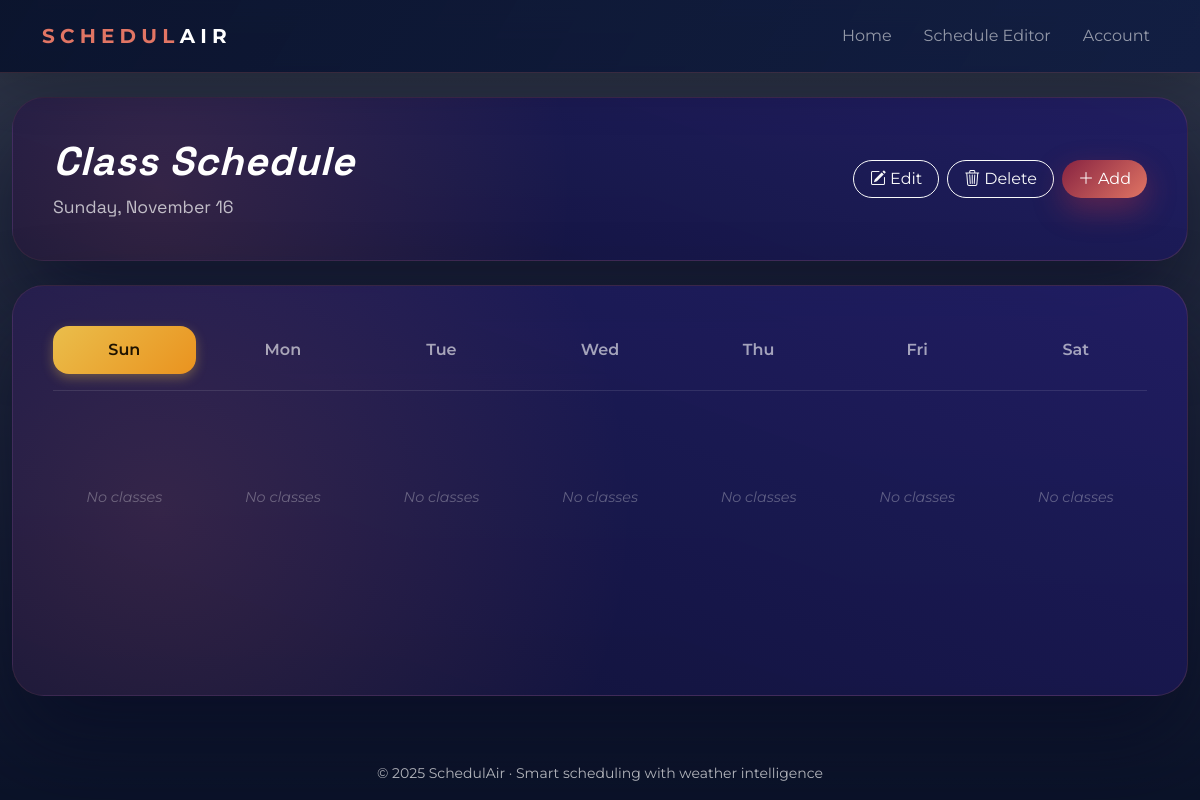
/editor/ (signed in), run on an earlier commit of the app's database.
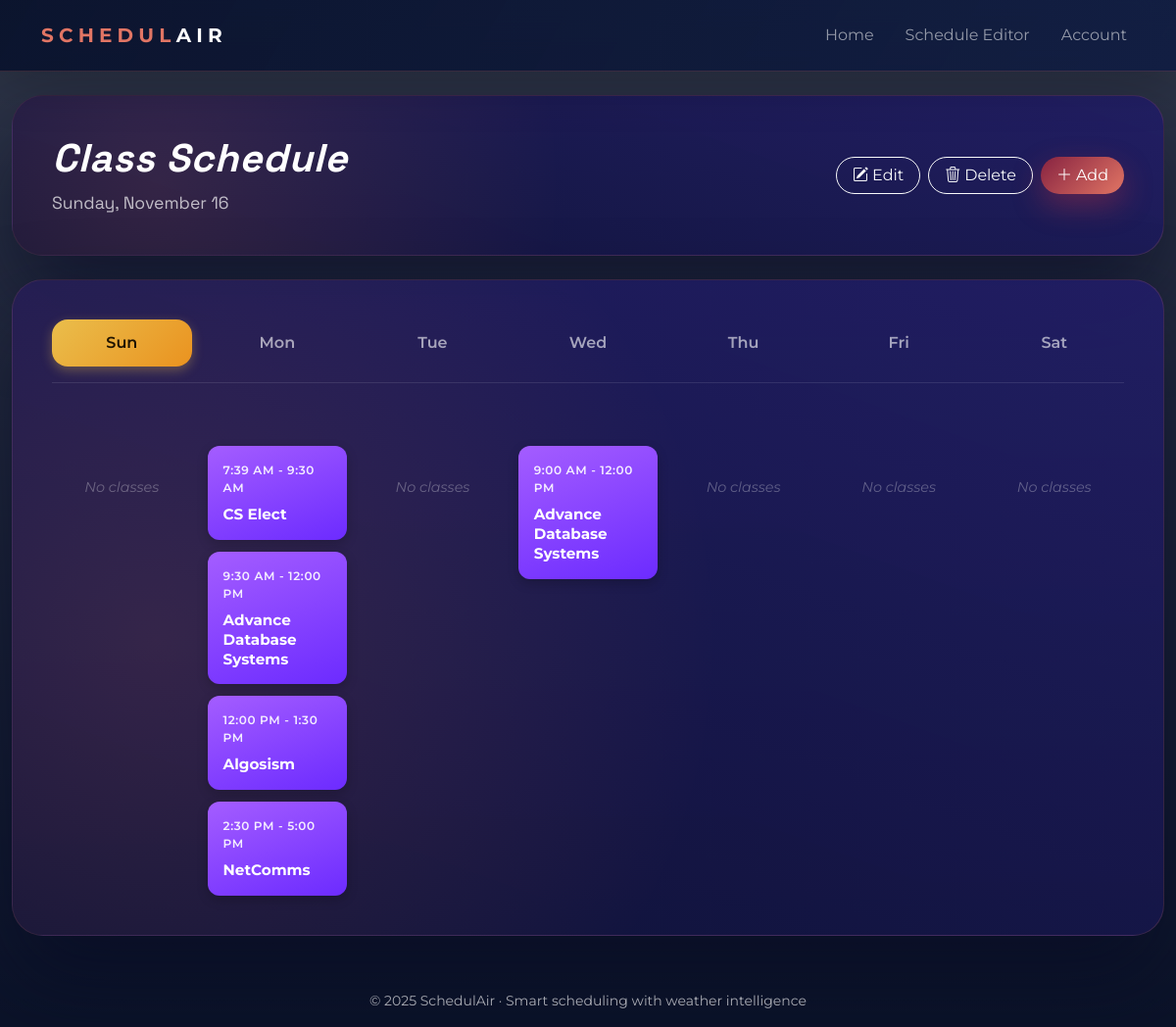
And on a later commit of the database.
### scheduler/models.py (models this page shows, shortened)
class ClassSchedule(models.Model):
    subject = models.ForeignKey(Subject, on_delete=models.CASCADE, related_name='class_schedule')
    day_of_week = models.CharField(
        max_length=10,
        choices=[
            ('MON', 'Monday'),
            ('TUE', 'Tuesday'),
            ('WED', 'Wednesday'),
            ('THU', 'Thursday'),
            ('FRI', 'Friday'),
            ('SAT', 'Saturday'),
            ('SUN', 'Sunday'),
        ]
    )
    start_time = models.TimeField()
    end_time = models.TimeField()

class Subject(models.Model):
    user = models.ForeignKey(User, on_delete=models.CASCADE, related_name='subjects')
    name = models.CharField(max_length=50)
    teacher = models.CharField(max_length=50)

### scheduler/views.py (the view, shortened to what this page needs)
# urls.py: path('editor/', views.editor, name='editor'),
@login_required
def editor(request):
    current_date = datetime.now().strftime("%A, %B %d")
    current_day_abbr = datetime.now().strftime("%a")
    subjects = Subject.objects.filter(user=request.user)
    days_of_week = ["Sun", "Mon", "Tue", "Wed", "Thu", "Fri", "Sat"]
    sun_classes = ClassSchedule.objects.filter(day_of_week="SUN", subject__user=request.user).order_by('start_time')
    mon_classes = ClassSchedule.objects.filter(day_of_week="MON", subject__user=request.user).order_by('start_time')
    tue_classes = ClassSchedule.objects.filter(day_of_week="TUE", subject__user=request.user).order_by('start_time')
    wed_classes = ClassSchedule.objects.filter(day_of_week="WED", subject__user=request.user).order_by('start_time')
    thu_classes = ClassSchedule.objects.filter(day_of_week="THU", subject__user=request.user).order_by('start_time')
    fri_classes = ClassSchedule.objects.filter(day_of_week="FRI", subject__user=request.user).order_by('start_time')
    sat_classes = ClassSchedule.objects.filter(day_of_week="SAT", subject__user=request.user).order_by('start_time')
    return render(request, 'scheduler/editor.html', {
        'current_date': current_date,
        'current_day_abbr': current_day_abbr,
        'days_of_week': days_of_week,
        'subjects': subjects,
        'sun_classes': sun_classes,
        'mon_classes': mon_classes,
        'tue_classes': tue_classes,
        'wed_classes': wed_classes,
        'thu_classes': thu_classes,
        'fri_classes': fri_classes,
        'sat_classes': sat_classes,
    })

### templates/scheduler/editor.html (shortened to what this page needs)
{% extends 'scheduler/base.html' %}
{% block content %}
<section class="container schedule-container">
  <div class="dashboard-card weather-board shadow-xxl h-100 mb-4">
    <div class="d-flex flex-wrap gap-3 justify-content-between align-items-center">
      <div>
        <h1 class="schedule-page-title">Class Schedule</h1>
        <p class="schedule-page-date">{{current_date}}</p>
      </div>
      <div class="d-flex flex-wrap gap-2">
        <button type="button" class="btn btn-outline-light rounded-pill px-3" data-bs-toggle="modal"
          data-bs-target="#editModal"><i class="bi bi-pencil-square me-1"></i>Edit</button>
        <button type="button" class="btn btn-outline-light rounded-pill px-3" data-bs-toggle="modal"
          data-bs-target="#deleteModal"><i class="bi bi-trash3 me-1"></i>Delete</button>
        <button type="button" class="btn btn-gradient rounded-pill px-3" data-bs-toggle="modal"
          data-bs-target="#createModal"><i class="bi bi-plus-lg me-1"></i>Add</button>
      </div>
    </div>
  </div>
  <div class="dashboard-card weather-board shadow-xxl h-100">
    <div class="week-days-header d-none d-lg-grid">
      {% for day in days_of_week %}
        {% if day == current_day_abbr %}
          <div class="week-day-header active">{{day}}</div>
        {% else %}
          <div class="week-day-header">{{day}}</div>
        {% endif %}
      {% endfor %}
    </div>
    <div class="week-schedule-grid">
      <div class="day-column">
        {% if sun_classes %}
          {% for class in sun_classes %}
            <div class="class-block block-purple" data-duration="2h">
              <div class="class-time">{{ class.start_time|time:"g:i A" }} - {{ class.end_time|time:"g:i A" }}</div>
              <div class="class-name">{{ class.subject.name }}</div>
            </div>
          {% endfor %}
        {% else %}
          <div class="class-empty">No classes</div>
        {% endif %}
      </div>
      <div class="day-column">
        {% if mon_classes %}
          {% for class in mon_classes %}
            <div class="class-block block-purple" data-duration="2h">
              <div class="class-time">{{ class.start_time|time:"g:i A" }} - {{ class.end_time|time:"g:i A" }}</div>
              <div class="class-name">{{ class.subject.name }}</div>
            </div>
          {% endfor %}
        {% else %}
          <div class="class-empty">No classes</div>
        {% endif %}
      </div>
      <div class="day-column">
        {% if tue_classes %}
          {% for class in tue_classes %}
            <div class="class-block block-purple" data-duration="2h">
              <div class="class-time">{{ class.start_time|time:"g:i A" }} - {{ class.end_time|time:"g:i A" }}</div>
              <div class="class-name">{{ class.subject.name }}</div>
            </div>
          {% endfor %}
        {% else %}
          <div class="class-empty">No classes</div>
        {% endif %}
      </div>
      <div class="day-column">
        {% if wed_classes %}
          {% for class in wed_classes %}
            <div class="class-block block-purple" data-duration="2h">
              <div class="class-time">{{ class.start_time|time:"g:i A" }} - {{ class.end_time|time:"g:i A" }}</div>
              <div class="class-name">{{ class.subject.name }}</div>
            </div>
          {% endfor %}
        {% else %}
          <div class="class-empty">No classes</div>
        {% endif %}
      </div>
      <div class="day-column">
        {% if thu_classes %}
          {% for class in thu_classes %}
            <div class="class-block block-purple" data-duration="2h">
              <div class="class-time">{{ class.start_time|time:"g:i A" }} - {{ class.end_time|time:"g:i A" }}</div>
              <div class="class-name">{{ class.subject.name }}</div>
            </div>
          {% endfor %}
        {% else %}
          <div class="class-empty">No classes</div>
        {% endif %}
      </div>
      <div class="day-column">
        {% if fri_classes %}
          {% for class in fri_classes %}
            <div class="class-block block-purple" data-duration="2h">
              <div class="class-time">{{ class.start_time|time:"g:i A" }} - {{ class.end_time|time:"g:i A" }}</div>
              <div class="class-name">{{ class.subject.name }}</div>
            </div>
          {% endfor %}
        {% else %}
          <div class="class-empty">No classes</div>
        {% endif %}
      </div>
      <div class="day-column">
        {% if sat_classes %}
          {% for class in sat_classes %}
            <div class="class-block block-purple" data-duration="2h">
              <div class="class-time">{{ class.start_time|time:"g:i A" }} - {{ class.end_time|time:"g:i A" }}</div>
              <div class="class-name">{{ class.subject.name }}</div>
            </div>
          {% endfor %}
        {% else %}
          <div class="class-empty">No classes</div>
        {% endif %}
      </div>
    </div>
  </div>
</section>
{% endblock %}

### templates/scheduler/base.html (shortened to what this page needs)
{% load static %}
<!DOCTYPE html>
<html lang="en">
  <head>
    <link
      href="{% static 'css/bootstrap.min.css' %}"
      rel="stylesheet"
    />
    <link
      rel="stylesheet"
      href="https://cdn.jsdelivr.net/npm/bootstrap-icons@1.11.3/font/bootstrap-icons.min.css"
    />
    <link rel="stylesheet" href="{% static 'css/styles.css' %}" />
  </head>
  <body class="bg-gradient">
    <nav class="navbar navbar-expand-lg navbar-dark glass-nav sticky-top shadow-lg d-none d-lg-block">
      <div class="container py-2">
        <a class="navbar-brand fw-bold text-uppercase tracking-wide" href="{% url 'home' %}">
          <span class="brand-accent">Schedul</span>Air
        </a>
        <div class="collapse navbar-collapse" id="mainNav">
          <ul class="navbar-nav ms-auto align-items-lg-center gap-lg-3">
            <li class="nav-item">
              <a class="nav-link" href="{% url 'home' %}">Home</a>
            </li>
            <li class="nav-item">
              <a class="nav-link" href="{% url 'editor' %}">Schedule Editor</a>
            </li>
            <li class="nav-item">
              <a class="nav-link" href="{% url 'account' %}">Account</a>
            </li>
          </ul>
        </div>
      </div>
    </nav>
    <main class="py-4">
      {% block content %}
      {% endblock %}
    </main>
    <footer class="py-3 mt-3 text-center text-muted-80 small">
      © 2025 SchedulAir · Smart scheduling with weather intelligence
    </footer>
  </body>
</html>

### static/css/styles.css (style rules this page uses)
:root { --color-deep-blue: #09122c; --color-berry: #872341; --color-crimson: #be3144; --color-coral: #e17564; --color-white: #ffffff; --color-muted: rgba(255, 255, 255, 0.7); --shadow-xl: 0 30px 70px rgba(9, 18, 44, 0.55); --shadow-lg: 0 20px 40px rgba(9, 18, 44, 0.35); --border-glow: 1px solid rgba(225, 117, 100, 0.45); }
body { font-family: 'Montserrat', 'Space Grotesk', system-ui, sans-serif; color: var(--color-white); min-height: 100vh; display: flex; flex-direction: column; }
main { padding-bottom: 2rem; flex: 1; }
.bg-gradient { background: #0b1329; }
.glass-nav { background: linear-gradient(120deg, rgba(9, 18, 44, 0.92), rgba(14, 27, 66, 0.85)); backdrop-filter: blur(18px); border-bottom: 1px solid rgba(225, 117, 100, 0.2); }
.navbar-brand { letter-spacing: 0.12em; }
.brand-accent { color: var(--color-coral); }
.tracking-wide { letter-spacing: 0.26em; }
.shadow-xxl { box-shadow: var(--shadow-xl); }
.text-muted-80 { color: rgba(255, 255, 255, 0.8) !important; }
.btn-gradient { background: linear-gradient(135deg, var(--color-berry), var(--color-coral)); border: none; border-radius: 999px; color: var(--color-white); box-shadow: 0 12px 30px rgba(190, 49, 68, 0.4); transition: transform 0.2s ease, box-shadow 0.2s ease; }
footer { color: rgba(255, 255, 255, 0.6); }
.schedule-container { max-width: 1600px; }
.schedule-page-title { font-family: 'Space Grotesk', serif; font-size: 2.5rem; font-weight: 700; font-style: italic; color: var(--color-white); margin-bottom: 0.5rem; letter-spacing: 0.02em; }
.schedule-page-date { font-size: 1.1rem; color: rgba(255, 255, 255, 0.7); margin-bottom: 0; font-family: 'Space Grotesk', serif; }
.week-days-header { display: grid; grid-template-columns: repeat(7, 1fr); gap: 1rem; margin-bottom: 1.5rem; padding-bottom: 1rem; border-bottom: 1px solid rgba(255, 255, 255, 0.1); }
.week-day-header { text-align: center; font-weight: 600; font-size: 1rem; color: rgba(255, 255, 255, 0.6); padding: 0.75rem; border-radius: 16px; transition: all 0.2s ease; }
.week-day-header.active { background: linear-gradient(135deg, rgba(255, 207, 75, 0.9), rgba(255, 159, 26, 0.9)); color: #1f1300; box-shadow: 0 4px 12px rgba(255, 207, 75, 0.3); }
.week-schedule-grid { display: grid; grid-template-columns: repeat(7, 1fr); gap: 1rem; align-items: start; }
.day-column { display: flex; flex-direction: column; gap: 0.75rem; min-height: 200px; }
.class-block { border-radius: 12px; padding: 1rem; color: #fff; box-shadow: 0 4px 12px rgba(0, 0, 0, 0.2); transition: transform 0.2s ease, box-shadow 0.2s ease; cursor: pointer; }
.class-block .class-time { font-size: 0.75rem; font-weight: 600; margin-bottom: 0.5rem; opacity: 0.9; letter-spacing: 0.05em; }
.class-name { font-weight: 700; font-size: 0.95rem; line-height: 1.3; }
.block-purple { background: linear-gradient(160deg, #a45dff, #6c2bff); }
.class-empty { text-align: center; color: rgba(255, 255, 255, 0.3); font-size: 0.9rem; padding: 2rem 1rem; font-style: italic; }
.dashboard-card { border-radius: 32px; background: linear-gradient(160deg, rgba(19, 28, 68, 0.95), rgba(9, 15, 36, 0.92)); border: 1px solid rgba(225, 117, 100, 0.18); padding: 2.5rem; position: relative; overflow: hidden; isolation: isolate; }
.dashboard-card::before { content: ''; position: absolute; inset: -40% 35% auto -40%; height: 190%; border-radius: 100%; background: radial-gradient(circle at center, rgba(225, 117, 100, 0.45), transparent 65%); opacity: 0.35; z-index: -1; }
.weather-board { background: linear-gradient(200deg, rgba(33, 29, 102, 0.92), rgba(15, 18, 55, 0.95)); box-shadow: 0 45px 90px rgba(6, 10, 35, 0.6); display: flex; flex-direction: column; gap: 2.5rem; }

What changed in the data, as far as the page shows it:
added ClassSchedule: start_time "7:39 AM", end_time "9:30 AM", subject.name "CS Elect"
added ClassSchedule: start_time "9:30 AM", end_time "12:00 PM", subject.name "Advance Database Systems"
added ClassSchedule: start_time "12:00 PM", end_time "1:30 PM", subject.name "Algosism"
added ClassSchedule: start_time "2:30 PM", end_time "5:00 PM", subject.name "NetComms"
added ClassSchedule: start_time "9:00 AM", end_time "12:00 PM", subject.name "Advance Database Systems"
Also different on the page:
text no longer shown: "No classes No classes"
